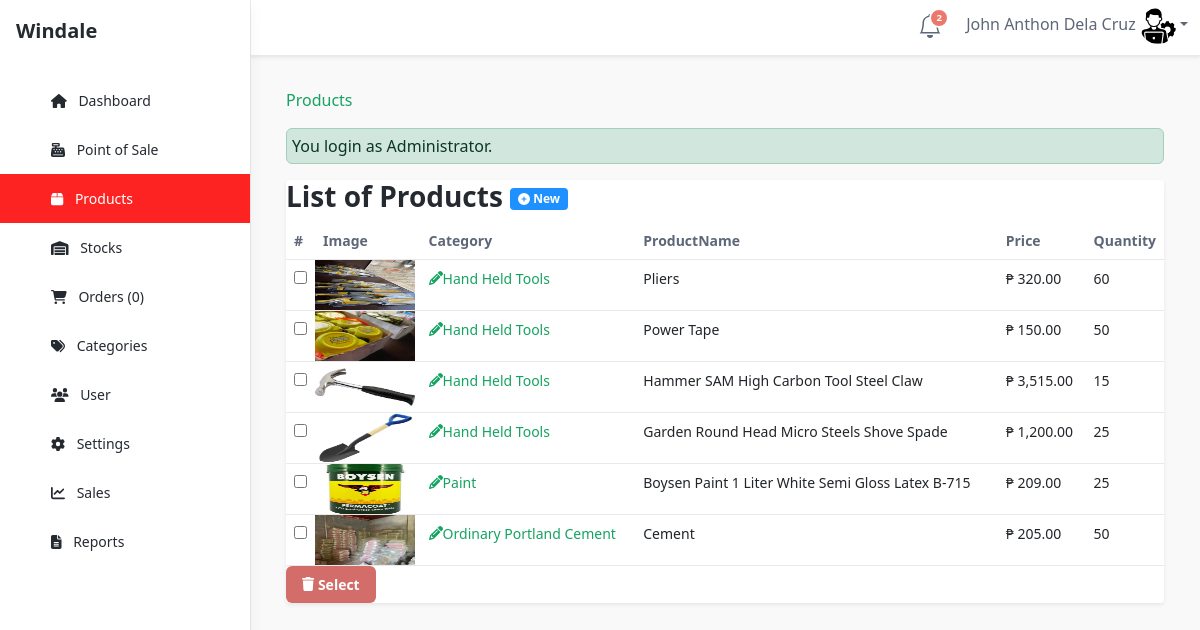
/admin/products/index.php (signed in), run on an earlier commit of the app's database.
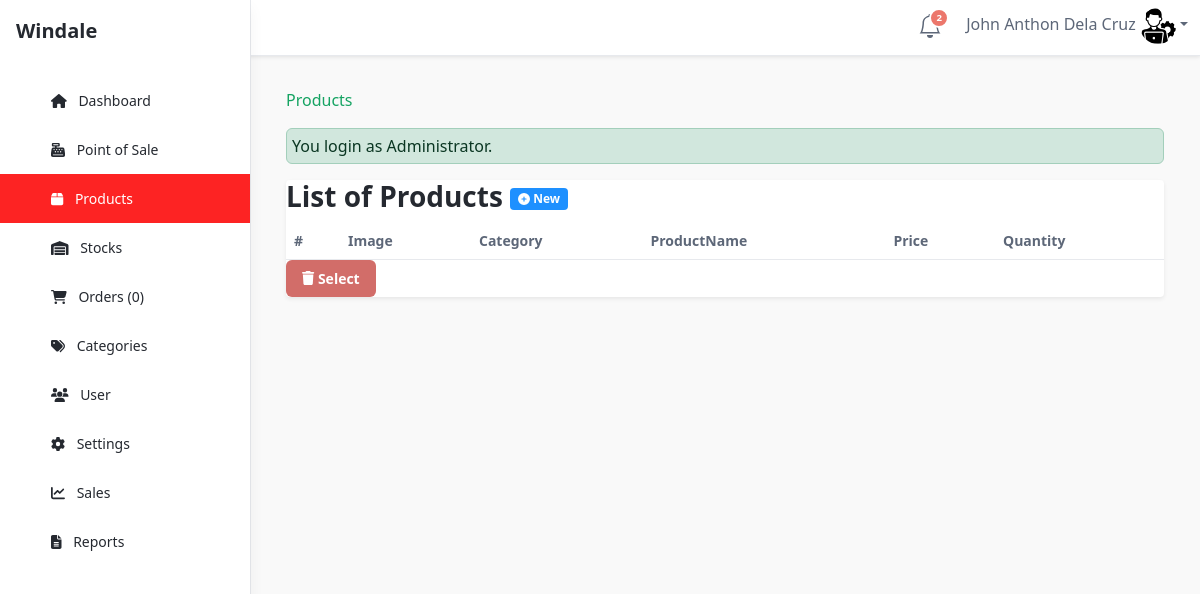
And on a later commit of the database.
### tables this page shows
CREATE TABLE `tblpromopro` (
  `PROMOID` int(11) NOT NULL,
  `PROID` int(11) NOT NULL,
  `PRODISCOUNT` double NOT NULL,
  `PRODISPRICE` double NOT NULL,
  `PROBANNER` tinyint(4) NOT NULL,
  `PRONEW` tinyint(4) NOT NULL
);

CREATE TABLE `tblproduct` (
  `PROID` int(11) NOT NULL,
  `PRODESC` varchar(255) DEFAULT NULL,
  `INGREDIENTS` varchar(255) NOT NULL,
  `PROQTY` int(11) DEFAULT NULL,
  `ORIGINALPRICE` double NOT NULL,
  `PROPRICE` double DEFAULT NULL,
  `CATEGID` int(11) DEFAULT NULL,
  `IMAGES` varchar(255) DEFAULT NULL,
  `PROSTATS` varchar(30) DEFAULT NULL,
  `OWNERNAME` varchar(90) NOT NULL,
  `OWNERPHONE` varchar(90) NOT NULL
);

CREATE TABLE `tblcategory` (
  `CATEGID` int(11) NOT NULL,
  `CATEGORIES` varchar(255) NOT NULL,
  `USERID` int(11) NOT NULL
);

### admin/products/index.php (called while the page is built, shortened)
<?php
require_once ("../theme/templates.php");
?>

### include/database.php (called while the page is built, shortened)
<?php
class Database {
	var $sql_string = '';
	private $conn;
	public function open_connection() {
		$this->conn = mysqli_connect(server,user,pass);
		if(!$this->conn){
			echo "Problem in database connection! Contact administrator!";
			exit();
		}else{
			$db_select = mysqli_select_db($this->conn,database_name);
		}
	}
	function setQuery($sql='') {
		$this->sql_string=$sql;
	}
	function executeQuery() {
		$result = mysqli_query($this->conn, $this->sql_string);
		return $this->confirm_query($result);
	}
	private function confirm_query($result) {
		return $result;
	}
	function loadResultList( $key='' ) {
		$cur = $this->executeQuery();
		$array = array();
		while ($row = mysqli_fetch_object($cur)) {
			if ($key) {
				$array[$row->$key] = $row;
			} else {
				$array[] = $row;
			}
		}
		return $array;
	}
}
$mydb = new Database();
?>

### admin/products/list.php (the view, shortened to what this page needs)
<div class="tab-content" id="orders-table-tab-content">
    <div class="tab-pane fade show active" id="orders-all" role="tabpanel" aria-labelledby="orders-all-tab">
        <div class="app-card app-card-orders-table shadow-sm mb-5">
            <div class="app-card-body">
                <div class="row">
                    <div class="col-lg-12">
                        <h3>List of Products <a href="index.php?view=add" class="btn btn-primary btn-sm  "> <i
                                    class="fa fa-plus-circle fw-fa"></i> New</a> </h3>
                    </div>
                </div>
                <form action="controller.php?action=delete" Method="POST">
                    <div class="table-responsive">
                        <table class="table app-table-hover mb-0 text-left">
                            <thead>
                                <tr>
                                    <th class="cell">#</th>
                                    <th class="cell">Image</th>
                                    <th class="cell">Category</th>
                                    <th class="cell">ProductName</th>
                                    <th class="cell">Price</th>
                                    <th class="cell">Quantity</th>
                                </tr>
                            </thead>
                            <tbody>
                                <?php
				  		$query = "SELECT * FROM `tblpromopro` pr , `tblproduct` p , `tblcategory` c
           					 WHERE pr.`PROID`=p.`PROID` AND  p.`CATEGID` = c.`CATEGID` ";
				  		$mydb->setQuery($query);
				  		$cur = $mydb->loadResultList();
						foreach ($cur as $result) {
				  		echo '<tr>';
				  		echo '<td width="1%" align="center"><input type="checkbox" name="selector[]" id="selector[]" value="'.$result->PROID. '"/></td>';
				    echo '<td style="padding:0px;">
							<a class="PROID" href="" data-target="#productmodal"  data-toggle="modal"  data-id="'.$result->PROID.'">
							<img  title="'.$result->CATEGORIES.'" style="width:100px;height:50px;padding:0;"  src="'. web_root.'admin/products/'.$result->IMAGES . '">
							</a></td>';
				  		echo '<td><a title="edit" href="'.web_root.'admin/products/index.php?view=edit&id='.$result->PROID.'"><i class="fa fa-pencil "></i>'.$result->CATEGORIES.'</a></td>';
				  		echo '<td>'. $result->PRODESC.'</td>';
				  		echo '<td> &#8369 '.  number_format($result->PROPRICE,2).'</td>';
				  		echo '<td width="4%">'. $result->PROQTY.'</td>';
                  echo '</tr>';
				  	}
				  	?>
                            </tbody>
                        </table>
                        <div class="btn-group">
<button type="submit" class="btn btn-danger end" name="delete"><i class="fa fa-trash fw-fa"></i> Select</button>
</div>
                    </div>
                </form>
            </div>
        </div>
    </div>

What changed in the data, as far as the page shows it:
removed tblpromopro: PROID.IMAGES (picture), tblcategory.CATEGORIES "Hand Held Tools", PROID.PRODESC "Pliers", PROID.PROPRICE "320.00", PROID.PROQTY "60"
removed tblpromopro: PROID.IMAGES (picture), tblcategory.CATEGORIES "Hand Held Tools", PROID.PRODESC "Power Tape", PROID.PROPRICE "150.00", PROID.PROQTY "50"
removed tblpromopro: PROID.IMAGES (picture), tblcategory.CATEGORIES "Hand Held Tools", PROID.PRODESC "Hammer SAM High Carbon Tool Steel Claw", PROID.PROPRICE "3,515.00", PROID.PROQTY "15"
removed tblpromopro: PROID.IMAGES (picture), tblcategory.CATEGORIES "Hand Held Tools", PROID.PRODESC "Garden Round Head Micro Steels Shove Spade", PROID.PROPRICE "1,200.00", PROID.PROQTY "25"
removed tblpromopro: PROID.IMAGES (picture), tblcategory.CATEGORIES "Paint", PROID.PRODESC "Boysen Paint 1 Liter White Semi Gloss Latex B-715", PROID.PROPRICE "209.00", PROID.PROQTY "25"
removed tblpromopro: PROID.IMAGES (picture), tblcategory.CATEGORIES "Ordinary Portland Cement", PROID.PRODESC "Cement", PROID.PROPRICE "205.00", PROID.PROQTY "50"
